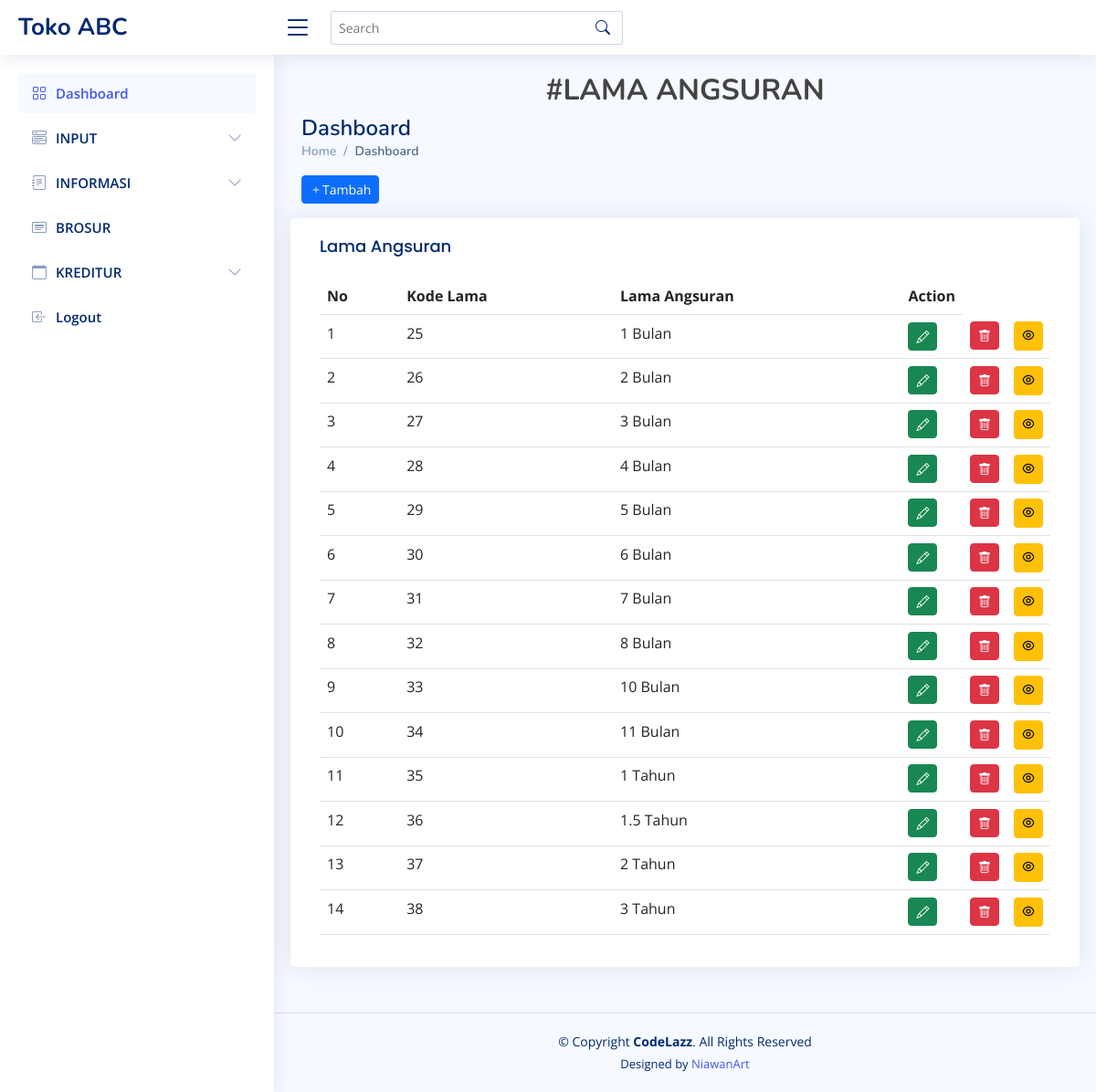
/index.php/lama_angsuran, run on the app's committed database.
### tables this page shows
CREATE TABLE `tb_lama_angsuran` (
  `KL` int(2) NOT NULL,
  `LAMA` varchar(12) NOT NULL
);

### application/controllers/Lama_angsuran.php (called while the page is built, shortened)
<?php
class lama_angsuran extends CI_Controller{
    function __construct() {
        $this->load->model('model_lama_angsuran');
    }
    function index(){
        $data['record'] = $this->model_lama_angsuran->tampilkan_data();
        $this->load->view('lama_angsuran/lihat_data',$data);
    }
    }

### index.php (called while the page is built, shortened)
<?php
require_once BASEPATH.'core/CodeIgniter.php';

### application/models/Model_lama_angsuran.php (called while the page is built, shortened)
<?php
class model_lama_angsuran extends CI_Model{
function tampilkan_data(){
    return $this->db->get('tb_lama_angsuran');
}
}

### application/views/lama_angsuran/lihat_data.php (the view, shortened to what this page needs)
<!DOCTYPE html>
<html lang="en">
<head>
  <link href="<?= base_url() ?>assets/vendor/bootstrap/css/bootstrap.min.css" rel="stylesheet">
  <link href="<?= base_url() ?>assets/vendor/bootstrap-icons/bootstrap-icons.css" rel="stylesheet">
  <link href="<?= base_url() ?>assets/vendor/boxicons/css/boxicons.min.css" rel="stylesheet">
  <link href="<?= base_url() ?>assets/vendor/quill/quill.snow.css" rel="stylesheet">
  <link href="<?= base_url() ?>assets/vendor/quill/quill.bubble.css" rel="stylesheet">
  <link href="<?= base_url() ?>assets/vendor/remixicon/remixicon.css" rel="stylesheet">
  <link href="<?= base_url() ?>assets/vendor/simple-datatables/style.css" rel="stylesheet">
  <link href="<?= base_url() ?>assets/css/style.css" rel="stylesheet">
</head>
<body>
  <header id="header" class="header fixed-top d-flex align-items-center">
    <div class="d-flex align-items-center justify-content-between">
      <a href="index.html" class="logo d-flex align-items-center">
        <span class="d-none d-lg-block">Toko ABC</span>
      </a>
      <i class="bi bi-list toggle-sidebar-btn"></i>
    </div>
    <div class="search-bar">
      <form class="search-form d-flex align-items-center" method="POST" action="#">
        <input type="text" name="query" placeholder="Search" title="Enter search keyword">
        <button type="submit" title="Search"><i class="bi bi-search"></i></button>
      </form>
    </div>
  </header>
  <aside id="sidebar" class="sidebar">
    <ul class="sidebar-nav" id="sidebar-nav">
      <li class="nav-item">
        <a class="nav-link " href="<?= base_url() ?>">
          <i class="bi bi-grid"></i>
          <span>Dashboard</span>
        </a>
      </li>
      <li class="nav-item">
        <a class="nav-link collapsed" data-bs-target="#components-nav" data-bs-toggle="collapse" href="#">
          <i class="bi bi-menu-button-wide"></i><span>INPUT</span><i class="bi bi-chevron-down ms-auto"></i>
        </a>
      </li>
      <li class="nav-item">
        <a class="nav-link collapsed" data-bs-target="#forms-nav" data-bs-toggle="collapse" href="#">
          <i class="bi bi-journal-text"></i><span>INFORMASI</span><i class="bi bi-chevron-down ms-auto"></i>
        </a>
      </li>
      <li class="nav-item">
        <a class="nav-link collapsed" href="<?php echo site_url('elektronik/brosur') ?>">
          <i class="bi bi-card-heading"></i>
          <span>BROSUR</span>
        </a>
      </li>
      <li class="nav-item">
        <a class="nav-link collapsed" data-bs-target="#icons-nav" data-bs-toggle="collapse" href="#">
          <i class="bi bi-calendar"></i><span>KREDITUR</span><i class="bi bi-chevron-down ms-auto"></i>
        </a>
      <li class="nav-item">
        <a class="nav-link collapsed" href="<?php echo site_url('auth/logout') ?>">
          <i class="bi bi-box-arrow-in-left"></i>
          <span>Logout</span>
        </a>
      </li>
  </aside>
  <main id="main" class="main">
    <div class="pagetitle">
      <h2 class="text-center fw-bold">#LAMA ANGSURAN</h2>
      <h1>Dashboard</h1>
      <nav>
        <ol class="breadcrumb">
          <li class="breadcrumb-item"><a href="<?php echo base_url() ?>">Home</a></li>
          <li class="breadcrumb-item active">Dashboard</li>
        </ol>
      </nav>
    </div>
    <?php echo anchor('lama_angsuran/tambah', 'Tambah', array('class' => ' btn btn-primary mb-3 bi bi-plus btn-sm')); ?>
    <section class="section dashboard">
      <div class="row">
        <div class="col-lg-12">
          <div class="row">
            <div class="card">
              <div class="card-body">
                <h5 class="card-title">Lama Angsuran</h5>
                <table class="table">
                  <thead>
                    <tr>
                      <th scope="col">No</th>
                      <th scope="col">Kode Lama</th>
                      <th scope="col">Lama Angsuran</th>
                      <th scope="col" class="text-center">Action</th>
                    </tr>
                  </thead>
                  <tbody>
                    <?php
                    $no = 1;
                    foreach ($record->result() as $r) {
                      echo "<tr>
            <td>$no</td>
            <td>$r->KL</td>
            <td scope=row>$r->LAMA</td>
            <td width='2'>" . anchor('lama_angsuran/edit/' . $r->KL, '<i class="bi bi-pencil"></i>', array('class' => 'btn btn-success btn-sm', 'title' => 'Edit ' . $r->LAMA)) . "</td>
            <td width='20'>" . anchor('lama_angsuran/delete/' . $r->KL, '<i class="bi bi-trash"></i>', array('class' => 'btn btn-danger btn-sm', 'title' => 'Hapus ' . $r->LAMA)) . "</td>
            <td width='20'>" . anchor('lama_angsuran/detail/' . $r->KL, '<i class="ri-eye-line"></i>', array('class' => 'btn btn-warning btn-sm', 'title' => 'Lihat' . $r->LAMA)) . "</td>
            <tr>";
                      $no++;
                    } ?>
                  </tbody>
                </table>
              </div>
            </div>
          </div>
        </div>
    </section>
  </main>
  <footer id="footer" class="footer">
    <div class="copyright">
      &copy; Copyright <strong><span>CodeLazz</span></strong>. All Rights Reserved
    </div>
    <div class="credits">
      Designed by <a href="https://github.com/niawanart">NiawanArt</a>
    </div>
  </footer>
</body>

### assets/css/style.css (style rules this page uses)
:root { scroll-behavior: smooth; }
body { font-family: "Open Sans", sans-serif; background: #f6f9ff; color: #444444; }
a { color: #4154f1; text-decoration: none; }
h1, h2, h3, h4, h5, h6 { font-family: "Nunito", sans-serif; }
#main { margin-top: 60px; padding: 20px 30px; transition: all 0.3s; }
.pagetitle { margin-bottom: 10px; }
.pagetitle h1 { font-size: 24px; margin-bottom: 0; font-weight: 600; color: #012970; }
.card { margin-bottom: 30px; border: none; border-radius: 5px; box-shadow: 0px 0 30px rgba(1, 41, 112, 0.1); }
.card-title { padding: 20px 0 15px 0; font-size: 18px; font-weight: 500; color: #012970; font-family: "Poppins", sans-serif; }
.card-body { padding: 0 20px 20px 20px; }
.breadcrumb { font-size: 14px; font-family: "Nunito", sans-serif; color: #899bbd; font-weight: 600; }
.breadcrumb a { color: #899bbd; transition: 0.3s; }
.breadcrumb .breadcrumb-item::before { color: #899bbd; }
.breadcrumb .active { color: #51678f; font-weight: 600; }
.logo { line-height: 1; }
@media (min-width: 1200px) { .logo { width: 280px; } }
.logo span { font-size: 26px; font-weight: 700; color: #012970; font-family: "Nunito", sans-serif; }
.header { transition: all 0.5s; z-index: 997; height: 60px; box-shadow: 0px 2px 20px rgba(1, 41, 112, 0.1); background-color: #fff; padding-left: 20px; }
.header .toggle-sidebar-btn { font-size: 32px; padding-left: 10px; cursor: pointer; color: #012970; }
.header .search-bar { min-width: 360px; padding: 0 20px; }
.header .search-form { width: 100%; }
.header .search-form input { border: 0; font-size: 14px; color: #012970; border: 1px solid rgba(1, 41, 112, 0.2); padding: 7px 38px 7px 8px; border-radius: 3px; transition: 0.3s; width: 100%; }
.header .search-form button { border: 0; padding: 0; margin-left: -30px; background: none; }
.header .search-form button i { color: #012970; }
.sidebar { position: fixed; top: 60px; left: 0; bottom: 0; width: 300px; z-index: 996; transition: all 0.3s; padding: 20px; overflow-y: auto; scrollbar-width: thin; scrollbar-color: #aab7cf transparent; box-shadow: 0px 0px 20px rgba(1, 41, 112, 0.1); background-color: #fff; }
@media (min-width: 1200px) { #main, #footer { margin-left: 300px; } }
.sidebar-nav { padding: 0; margin: 0; list-style: none; }
.sidebar-nav li { padding: 0; margin: 0; list-style: none; }
.sidebar-nav .nav-item { margin-bottom: 5px; }
.sidebar-nav .nav-link { display: flex; align-items: center; font-size: 15px; font-weight: 600; color: #4154f1; transition: 0.3; background: #f6f9ff; padding: 10px 15px; border-radius: 4px; }
.sidebar-nav .nav-link i { font-size: 16px; margin-right: 10px; color: #4154f1; }
.sidebar-nav .nav-link.collapsed { color: #012970; background: #fff; }
.sidebar-nav .nav-link.collapsed i { color: #899bbd; }
.sidebar-nav .nav-link .bi-chevron-down { margin-right: 0; transition: transform 0.2s ease-in-out; }
.footer { padding: 20px 0; font-size: 14px; transition: all 0.3s; border-top: 1px solid #cddfff; }
.footer .copyright { text-align: center; color: #012970; }
.footer .credits { padding-top: 5px; text-align: center; font-size: 13px; color: #012970; }

### data on the page
tb_lama_angsuran: KL "25", LAMA "1 Bulan"
tb_lama_angsuran: KL "26", LAMA "2 Bulan"
tb_lama_angsuran: KL "27", LAMA "3 Bulan"
tb_lama_angsuran: KL "28", LAMA "4 Bulan"
tb_lama_angsuran: KL "29", LAMA "5 Bulan"
tb_lama_angsuran: KL "30", LAMA "6 Bulan"
tb_lama_angsuran: KL "31", LAMA "7 Bulan"
tb_lama_angsuran: KL "32", LAMA "8 Bulan"
tb_lama_angsuran: KL "33", LAMA "10 Bulan"
tb_lama_angsuran: KL "34", LAMA "11 Bulan"
tb_lama_angsuran: KL "35", LAMA "1 Tahun"
tb_lama_angsuran: KL "36", LAMA "1.5 Tahun"
tb_lama_angsuran: KL "37", LAMA "2 Tahun"
tb_lama_angsuran: KL "38", LAMA "3 Tahun"
